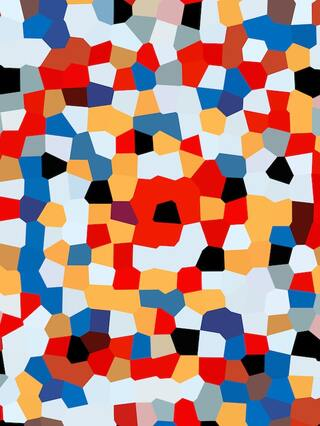
//> input picture Stefan/images/alta.jpg, 320 x 426 px
$ ./main ../images/alta.jpg   (built with g++ and OpenCV 4)
//> lines starting //> are read from the running program, lines starting //| are printed output that depends on the picture; after the words box and inside, x2 and y2 are one past the last pixel; in counts of white or black regions, pixels touching at a corner belong together
### Stefan/helpers/helpers.h
#include <string>
#include <sys/stat.h>
#include <opencv2/opencv.hpp>

#ifndef HELPERS_H
#define HELPERS_H

void clearString(std::string &s);
void createFolder(const char * filename);
cv::Mat getModifiedGammaImage(cv::Mat &img, double gamma);
void writeHistogramImage(cv::Mat &img, int histSize, float low, float high, int width, int height, std::string filename);
cv::Mat getBinarizedImage(cv::Mat &img, int threshold, bool inv);

#endif

### Stefan/helpers/helpers.cpp
#include "helpers.h"

void clearString(std::string &s){
    for(int i = (int)s.size() - 1; i >= 0; i--){
        if(s[i] == '.'){
            s.erase(i);
            break;
        }
    }
    std::string x = "";
    for(int i = (int)s.size() - 1; i >= 0; i--){
        if(s[i] == '/'){
            for(int j = i + 1; j < (int)s.size(); j++)
                x += s[j];
            break;
        }
    }
    s = x;
}

void createFolder(const char * filename){
    struct stat st;
    if (stat(filename, &st) == 0) {
        // Se o diretório já existe, remove-o
        std::string command = "rm -rf " + std::string(filename);
        system(command.c_str());
    }
    int status = mkdir(filename, S_IRWXU | S_IRWXG | S_IROTH | S_IXOTH);
    if(status == 0) printf("%s folder created\n", filename);
    else printf("Error creating %s folder\n", filename);
}

cv::Mat getModifiedGammaImage(cv::Mat &img, double gamma){
        // Matriz temporária do mesmo tamanho da imagem
        cv::Mat gamma_image = cv::Mat::zeros(img.size(), img.type());

        // Criando a tabela de pesquisa (LUT)
        cv::Mat lut_gamma(1, 256, CV_8UC1);

        for(int i = 0; i < 256; i++)
            lut_gamma.at<uchar>(i) = cv::saturate_cast<uchar>(cv::pow((double)i / 255.0, gamma) * 255.0);

        // Aplicando a transformação usando (LUT) ao canal único (escala de cinza)
        cv::LUT(img, lut_gamma, gamma_image);

        return gamma_image;
}


void writeHistogramImage(cv::Mat &img, int histSize, float low, float high, int width, int height, std::string filename){
        // Definindo os valores mínimo e máximo para o histograma
        float range[2] = {low, high};
        const float* histRange = { range };

        // Calculando o histograma
        cv::Mat hist;
        cv::calcHist(&img, 1, 0, cv::Mat(), hist, 1, &histSize, &histRange);

        // Criando uma imagem em branco para desenhar o histograma
        int binWidth = cvRound((double) width / histSize);
        cv::Mat histImage(height, width, CV_8UC1, cv::Scalar(255));

        // Normalizando o histograma para o tamanho da imagem criada
        cv::normalize(hist, hist, 0, histImage.rows, cv::NORM_MINMAX, -1, cv::Mat());

        // Desenhando o histograma na imagem em branco
        for(int i = 0; i < histSize; i++) {
            cv::line(histImage,
                cv::Point(binWidth * i, histImage.rows),
                cv::Point(binWidth * i, histImage.rows - cvRound(hist.at<float>(i))),
                cv::Scalar(0), (double)width / histSize, 8, 0);
        }

        // Criando arquivo com a imagem do o histograma
        cv::imwrite(filename, histImage);
}

cv::Mat getBinarizedImage(cv::Mat &img, int threshold, bool inv){
    cv::Mat binary_img;

    if(inv)
        cv::threshold(img, binary_img, threshold, 255, cv::THRESH_TOZERO_INV);
    else
        cv::threshold(img, binary_img, threshold, 255, cv::THRESH_TOZERO);

    return binary_img;
}

// [24 lines left out: functions getGrayValueFromBGRPixel, calculateSpatialInfo, not called in this run]

### Stefan/atvd3/main.cpp
#include "../helpers/helpers.h"

int main(int argc, char** argv )
{
    // Check number of args passed
    if(argc < 2){
        printf("usage: ./DisplayImage <Image_Path> ... <Image_Path>\n");
        return -1;
    }
        for(int nimage = 1; nimage <= argc - 1; nimage++){

            // Carregando a imagem
            cv::Mat img = cv::imread(argv[nimage], cv::IMREAD_GRAYSCALE);
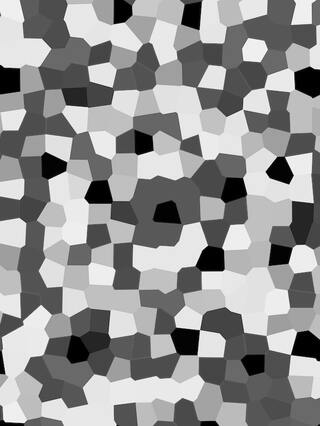
//> img: 426 rows x 320 cols, CV_8UC1; min 0, max 255, mean 146.1

            // Nome do arquivo de imagem
            std::string imageName = argv[nimage];
//> imageName = "../images/alta.jpg"
            clearString(imageName);
//> the loop in clearString, `for(int i = (int)s.size() - 1; i >= 0; i--)` made 4 passes
//> the loop in clearString, `for(int i = (int)s.size() - 1; i >= 0; i--)` made 5 passes
//> after the loop in clearString, `for(int i = (int)s.size() - 1; i >= 0; i--)`: x = "alta"
//> imageName = "alta"
            std::string folderName = "Results-IMG[" + imageName + "]";
//> folderName = "Results-IMG[alta]"

            // Criando pasta para colocar resultados relacionados a img
            createFolder(folderName.c_str());
//> in createFolder, `int status = mkdir(filename, S_IRWXU | S_IRWXG | S_IROTH | S_IXOTH);`: status = 0
//| Results-IMG[alta] folder created

            // Criando pasta para colocar histogramas
            std::string path = folderName + "/HIST";
//> path = "Results-IMG[alta]/HIST"
            createFolder(path.c_str());
//| Results-IMG[alta]/HIST folder created

            // Criando pasta para colocar tudo relacionado às alterações de gamma da imagem
            path = folderName + "/GAMMA";
//> path = "Results-IMG[alta]/GAMMA"
            createFolder(path.c_str());
//| Results-IMG[alta]/GAMMA folder created

            // Criando pasta para colocar tudo relacionado às imagens binarizadas
            path = folderName + "/BIN";
//> path = "Results-IMG[alta]/BIN"
            createFolder(path.c_str());
//| Results-IMG[alta]/BIN folder created

            // Criando pasta para colocar imagens msb e lsb
            path = folderName + "/MSB_LSB";
//> path = "Results-IMG[alta]/MSB_LSB"
            createFolder(path.c_str());
//| Results-IMG[alta]/MSB_LSB folder created

            // Histograma
            writeHistogramImage(img, 256, 0, 256, 512, 512, folderName + "/HIST/hist_ORIG.png");
//> in writeHistogramImage, `cv::calcHist(&img, 1, 0, cv::Mat(), hist, 1, &histSize, &histRange);`: hist = 256 values, max 6771 at index 232, min 16 at index 24, mean 532.5
//> in writeHistogramImage, `cv::normalize(hist, hist, 0, histImage.rows, cv::NORM_MINMAX, -1, cv::..`: hist = 256 values, max 512 at index 232, min 0 at index 24, mean 39.15
//> after the loop in writeHistogramImage, `for(int i = 0; i < histSize; i++)`:
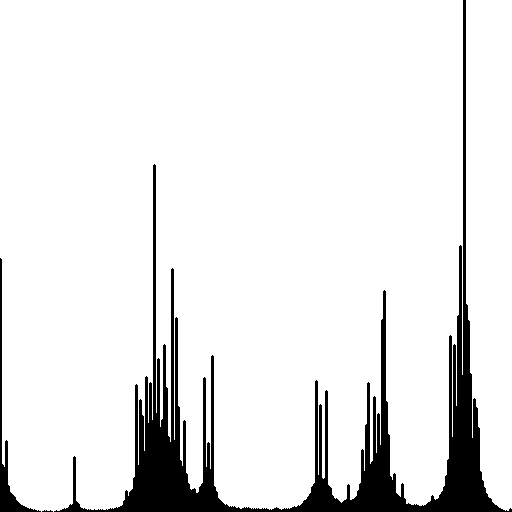
//> histImage: 512 rows x 512 cols, CV_8UC1; 91.1% white; 3 black regions (1 under 20 px), largest, box (x1, y1, x2, y2) and area: (54, 0, 512, 512) 22118, (0, 258, 41, 512) 1140

            // Alterando gamma da imagem
            cv::Mat high_gamma_img = getModifiedGammaImage(img, 1.5);
            cv::Mat low_gamma_img = getModifiedGammaImage(img, .03);
//> call 2 of getModifiedGammaImage, with gamma = 0.03
//> in getModifiedGammaImage (call 2), `cv::LUT(img, lut_gamma, gamma_image);`:
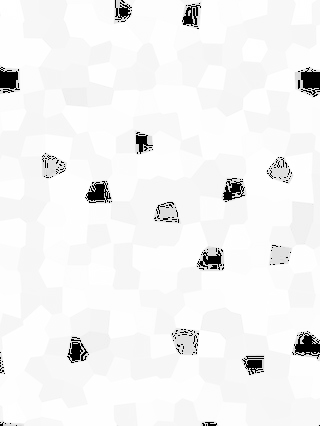
//> gamma_image: 426 rows x 320 cols, CV_8UC1; min 0, max 255, mean 243.4

            // Criando arquivo com gamma da imagem alterado
            cv::imwrite(folderName + "/GAMMA/LOWgamma.png", low_gamma_img);
            cv::imwrite(folderName + "/GAMMA/HIGHgamma.png", high_gamma_img);

            // Criando histograma da imagem com gamma alterado
            writeHistogramImage(low_gamma_img, 256, 0, 256, 512, 512, folderName + "/HIST/hist_LOWgamma.png");
//> call 2 of writeHistogramImage, with histSize = 256, low = 0, high = 256, width = 512, height = 512, filename = "Results-IMG[alta]/HIST/hist_LOWgamma.png"
//> in writeHistogramImage (call 2), `cv::calcHist(&img, 1, 0, cv::Mat(), hist, 1, &histSize, &histRange);`: hist = 256 values, max 36151 at index 254, min 0 at index 1, mean 532.5
//> in writeHistogramImage (call 2), `cv::normalize(hist, hist, 0, histImage.rows, cv::NORM_MINMAX, -1, cv::..`: hist = 256 values, max 512 at index 254, min 0 at index 1, mean 7.54
//> after the loop in writeHistogramImage (call 2), `for(int i = 0; i < histSize; i++)`:
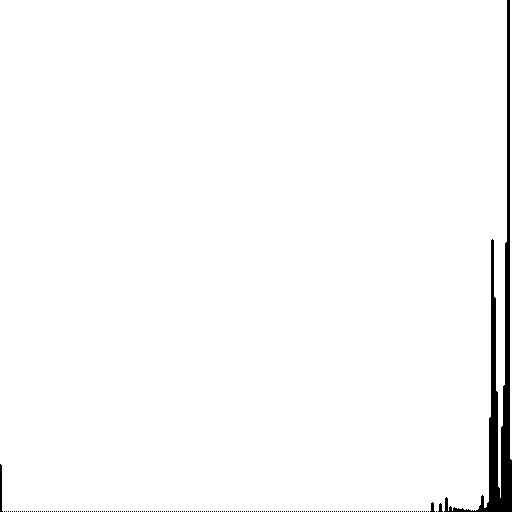
//> histImage: 512 rows x 512 cols, CV_8UC1; 98.1% white; 218 black regions (214 under 20 px), largest, box (x1, y1, x2, y2) and area: (444, 0, 512, 512) 4569, (0, 464, 3, 512) 96, (430, 502, 435, 512) 30, (438, 503, 443, 512) 27
            writeHistogramImage(high_gamma_img, 256, 0, 256, 512, 512, folderName + "/HIST/hist_HIGHgamma.png");
//> after the loop in writeHistogramImage (call 3), `for(int i = 0; i < histSize; i++)`: histImage: 512 rows x 512 cols, CV_8UC1; 90.3% white; 1 black region, box (x1, y1, x2, y2) and area: (0, 0, 512, 512) 25520

            // Binarizando imagem original e transformadas
            cv::Mat bin_img = getBinarizedImage(img, 150, false);
            cv::Mat bin_low_gamma_img = getBinarizedImage(low_gamma_img, 50, false);
            cv::Mat bin_high_gamma_img = getBinarizedImage(high_gamma_img, 150, false);

            // Criando arquivos das imagens binarizadas
            cv::imwrite(folderName + "/BIN/bin_ORIG.png", bin_img);
            cv::imwrite(folderName + "/BIN/bin_LOWgamma.png", bin_low_gamma_img);
            cv::imwrite(folderName + "/BIN/bin_HIGHgamma.png", bin_high_gamma_img);

            // Bits mais e menos significativos (bitwise 8-bit op)
            cv::Mat msb = img & 0xF0;  // bits 7-4
            cv::Mat lsb = img & 0x0F;  // bits 3-0
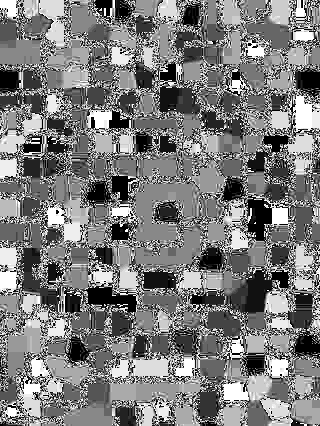
//> lsb: 426 rows x 320 cols, CV_8UC1; min 0, max 15, mean 7.31; drawn with min black and max white
            cv::Mat msb_low_gamma = low_gamma_img & 0xF0;
            cv::Mat lsb_low_gamma = low_gamma_img & 0x0F;
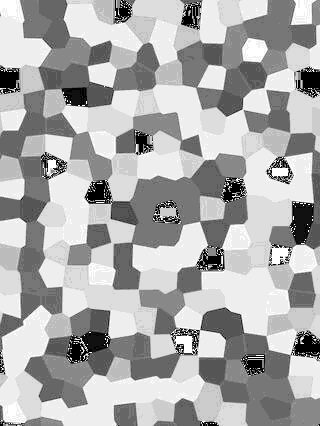
//> lsb_low_gamma: 426 rows x 320 cols, CV_8UC1; min 0, max 15, mean 10.08; drawn with min black and max white
            cv::Mat msb_high_gamma = high_gamma_img & 0xF0;
            cv::Mat lsb_high_gamma = high_gamma_img & 0x0F;
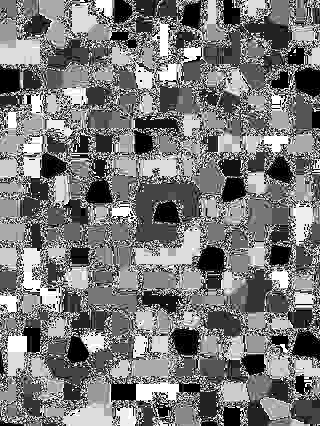
//> lsb_high_gamma: 426 rows x 320 cols, CV_8UC1; min 0, max 15, mean 7.13; drawn with min black and max white

            // Criando arquivos das imagens com msb e lsb
            cv::imwrite(folderName + "/MSB_LSB/msb_ORIG.png", msb);
            cv::imwrite(folderName + "/MSB_LSB/msb_LOWgamma.png", msb_low_gamma);
            cv::imwrite(folderName + "/MSB_LSB/msb_HIGHgamma.png", msb_high_gamma);
            cv::imwrite(folderName + "/MSB_LSB/lsb_ORIG.png", lsb);
            cv::imwrite(folderName + "/MSB_LSB/lsb_LOWgamma.png", lsb_low_gamma);
            cv::imwrite(folderName + "/MSB_LSB/lsb_HIGHgamma.png", lsb_high_gamma);

            // Imagem original em escala de cinza
            cv::imwrite(folderName + "/gray.png", img);
    }

    return 0;
}

$ run again, on Stefan/images/beach.jpg
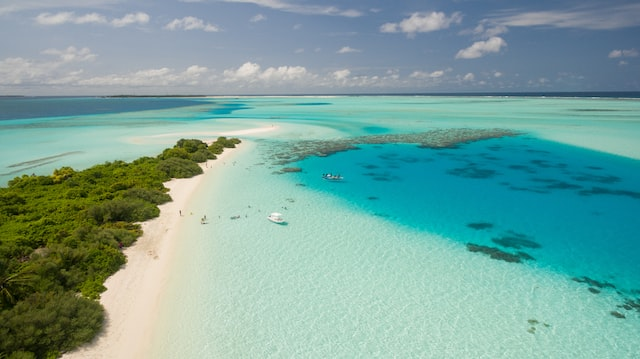
//> input picture Stefan/images/beach.jpg, 640 x 359 px
//> `std::string imageName = argv[nimage];`: imageName = "../images/beach.jpg"
//> the loop in clearString, `for(int i = (int)s.size() - 1; i >= 0; i--)` made 4 passes
//> the loop in clearString, `for(int i = (int)s.size() - 1; i >= 0; i--)` made 6 passes
//> after the loop in clearString, `for(int i = (int)s.size() - 1; i >= 0; i--)`: x = "beach"
//> folderName = "Results-IMG[beach]"
//> status = 0
//| Results-IMG[beach] folder created
//> `std::string path = folderName + "/HIST";`: path = "Results-IMG[beach]/HIST"
//| Results-IMG[beach]/HIST folder created
//> `path = folderName + "/GAMMA";`: path = "Results-IMG[beach]/GAMMA"
//| Results-IMG[beach]/GAMMA folder created
//> `path = folderName + "/BIN";`: path = "Results-IMG[beach]/BIN"
//| Results-IMG[beach]/BIN folder created
//> `path = folderName + "/MSB_LSB";`: path = "Results-IMG[beach]/MSB_LSB"
//| Results-IMG[beach]/MSB_LSB folder created
//> in writeHistogramImage, `cv::calcHist(&img, 1, 0, cv::Mat(), hist, 1, &histSize, &histRange);`: hist = 256 values, max 2776 at index 201, min 0 at index 244, mean 897.5
//> in writeHistogramImage, `cv::normalize(hist, hist, 0, histImage.rows, cv::NORM_MINMAX, -1, cv::..`: hist = 256 values, max 512 at index 201, min 0 at index 244, mean 165.5
//> in writeHistogramImage (call 2), `cv::calcHist(&img, 1, 0, cv::Mat(), hist, 1, &histSize, &histRange);`: hist = 256 values, max 52539 at index 253, min 0 at index 1, mean 897.5
//> in writeHistogramImage (call 2), `cv::normalize(hist, hist, 0, histImage.rows, cv::NORM_MINMAX, -1, cv::..`: hist = 256 values, max 512 at index 253, min 0 at index 1, mean 8.75
//> after the loop in writeHistogramImage (call 2), `for(int i = 0; i < histSize; i++)`:
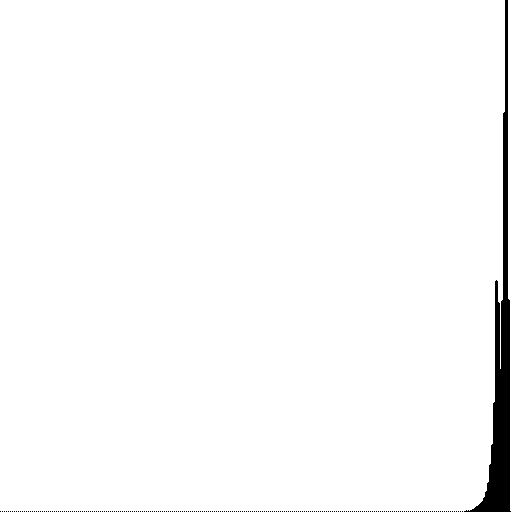
//> histImage: 512 rows x 512 cols, CV_8UC1; 98% white; 233 black regions (232 under 20 px), largest, box (x1, y1, x2, y2) and area: (464, 0, 511, 512) 5102
//> `cv::Mat lsb_high_gamma = high_gamma_img & 0x0F;`:
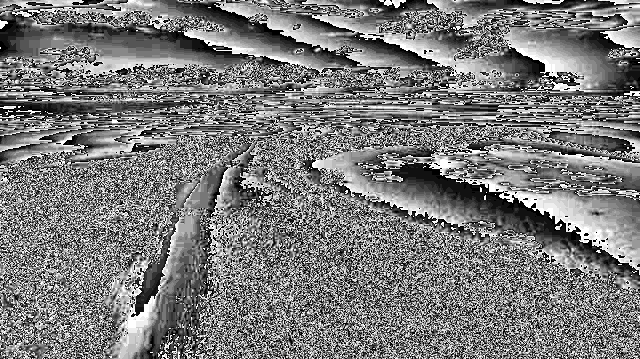
//> lsb_high_gamma: 359 rows x 640 cols, CV_8UC1; min 0, max 15, mean 7.2; drawn with min black and max white
